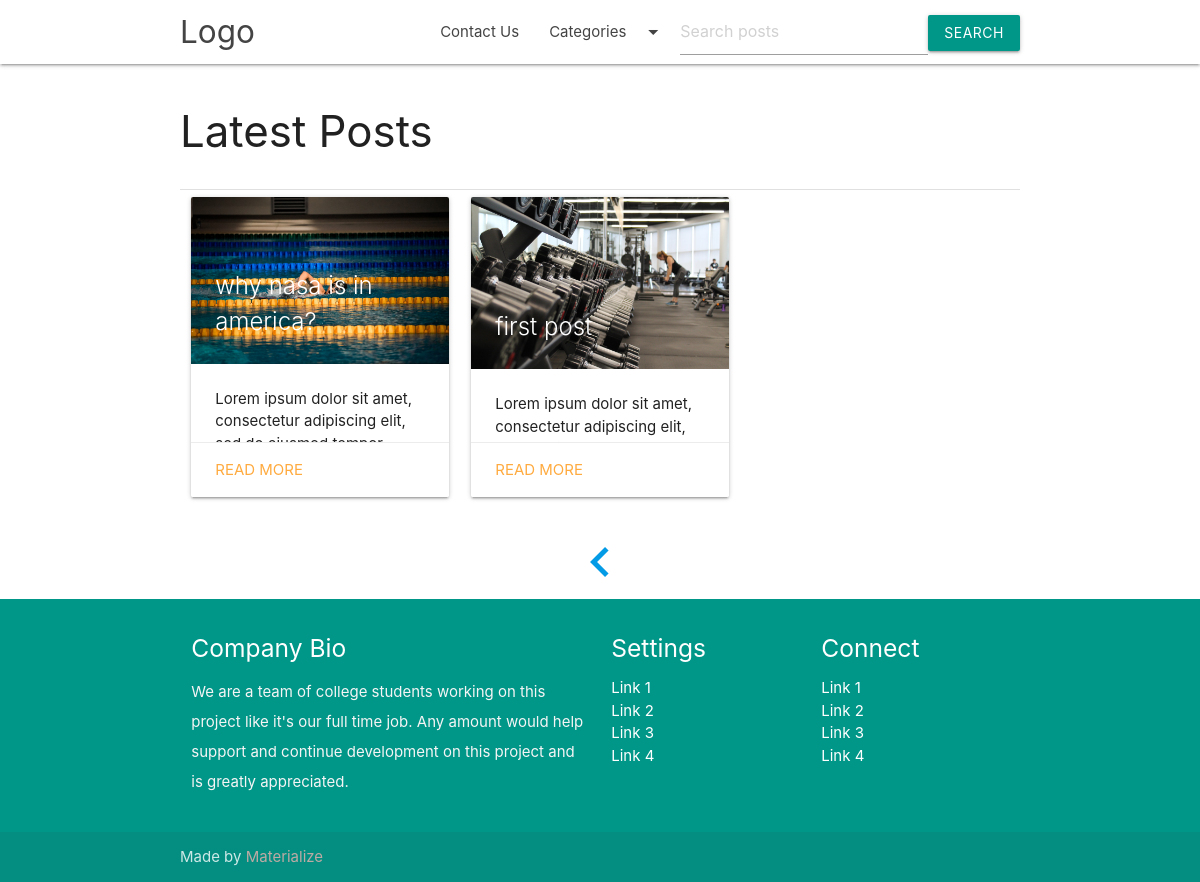
Screenshot of /?page=2 with the database file from the repository.
### BlogApp/models.py (models this page shows, shortened)
class Post(models.Model):
    title = models.CharField(max_length=100)
    slug =models.SlugField(unique=True)
    feature_image = models.ImageField(blank=True, null=True, upload_to='uploads/%Y/%m/%d', verbose_name='Picture')
    content = RichTextUploadingField()
    category = models.ForeignKey(Category, on_delete = models.CASCADE, verbose_name="Category")
    status = models.CharField(choices=status_choice, default='draft', max_length=10)
    published_date = models.DateTimeField(verbose_name="Created on")
    author = models.CharField(default='Anonymous', max_length=50, verbose_name='Created by')
    tag = models.ManyToManyField(Tag, verbose_name='Tag')
    def get_absolute_url(self):
        return reverse('postdetails', args=[str(self.slug)])

### BlogApp/views.py (the view)
# urls.py: path('', views.index, name="index"),
def index(request):
    articles = Post.objects.filter(status="published").order_by('-published_date')
    categories = Category.objects.all()
    template = loader.get_template('index.html')
    query= request.GET.get('q')
    if query is not None:
        lookups= Q(title__icontains=query) | Q(content__icontains=query)
        articles= articles.filter(lookups).distinct()
    paginator = Paginator(articles, 6)#show 6 articles per page
    page_number = request.GET.get('page')
    page_obj = paginator.get_page(page_number)
    context = {
        "articles":page_obj,
        "categories": categories
    }
    return HttpResponse(template.render(context, request))

### BlogApp/models.py (called while the page is built)
    def get_absolute_url(self):
        return reverse('categories', args=[str(self.slug)])

### blog/templates/index.html (shortened to what this page needs)
{% extends 'base.html' %}
{% load static %}
{% block heading %}
<div class="section">
    <h3>Latest Posts</h5>
</div>
<div class="divider"></div>
{% endblock %}
{% block content %}
<div class="row">
    {% for article in articles %}
    <div class="col s12 m4">
        <div class="card hoverable small">
            <div class="card-image">
                <img src="{{ article.feature_image.url }}">
                <span class="card-title">{{ article.title }}</span>
            </div>
            <div class="card-content">
               {{article.content}}
            </div>
            <div class="card-action">
                <a href="{{ article.get_absolute_url }}">Read more</a>
            </div>
        </div>
    </div>
    {% endfor %}
</div>
{% endblock %}
{% block pagination %}
<div class="pagination center-align">
    <span class="step-links">
        {% if articles.has_previous %}
            <a href="?page={{ articles.previous_page_number }}"> <i class="medium material-icons">chevron_left</i></a>
        {% endif %}
    </span>
</div>
{% endblock %}

### rows the page displays
Post: feature_image (picture), title "why nasa is in america?", content "Lorem ipsum dolor sit amet, consectetur adipiscing elit,…"
Post: feature_image (picture), title "first post", content "Lorem ipsum dolor sit amet, consectetur adipiscing elit,…"
